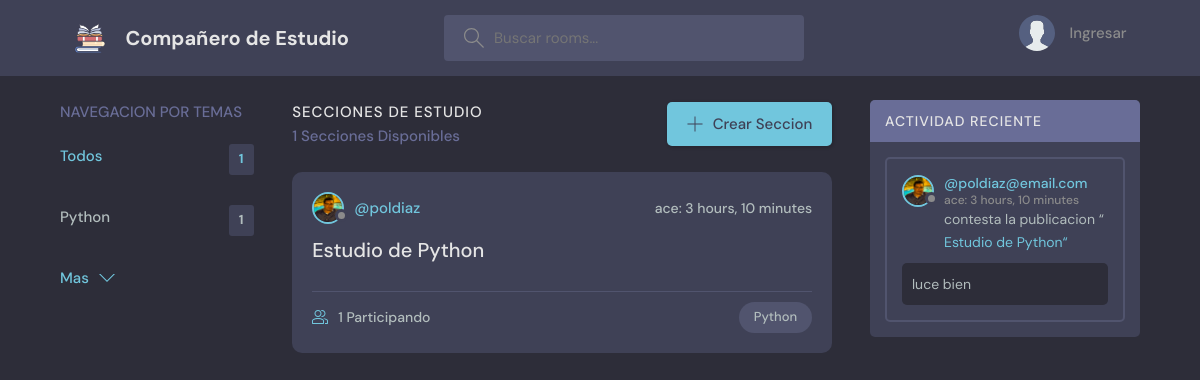
The page / on the database its author committed.
### base/models.py (models this page shows, shortened)
class Topic(models.Model):
    name = models.CharField(max_length=200)

class Room(models.Model):
    host = models.ForeignKey(User, on_delete=models.SET_NULL, null=True)
    topic = models.ForeignKey(Topic, on_delete=models.SET_NULL, null=True)
    name = models.CharField(max_length=200)
    description = models.TextField(null=True, blank=True)
    participants = models.ManyToManyField(User, related_name='participants', blank=True)
    updated = models.DateTimeField(auto_now=True)
    created = models.DateTimeField(auto_now_add=True)
    class Meta:
        ordering = ['-updated', '-created']
    def __str__(self):
        return self.name

class User(AbstractUser):
    name = models.CharField(max_length=200, null=True)
    email = models.EmailField(unique=True, null=True)
    bio = models.TextField(null=True)
    avatar = models.ImageField(null=True, default="avatar.svg")
    USERNAME_FIELD = 'email'
    REQUIRED_FIELDS = []

class Message(models.Model):
    user = models.ForeignKey(User, on_delete=models.CASCADE)
    room = models.ForeignKey(Room, on_delete=models.CASCADE)
    body = models.TextField()
    updated = models.DateTimeField(auto_now=True)
    created = models.DateTimeField(auto_now_add=True)
    class Meta:
        ordering = ['-updated', '-created']

### base/views.py (the view)
# urls.py: path('', views.home, name="home"),
def home(request):
    q = request.GET.get("q") if request.GET.get("q") != None else ""
    rooms = Room.objects.filter(
        Q(topic__name__icontains=q) | Q(name__icontains=q) | Q(description__icontains=q)
    )
    topics = Topic.objects.all()[0:4]
    room_count = rooms.count()
    room_messages = Message.objects.filter(Q(room__topic__name__icontains=q))
    context = {
        "rooms": rooms,
        "topics": topics,
        "room_count": room_count,
        "room_messages": room_messages,
    }
    return render(request, "base/home.html", context)

### base/templates/base/home.html (shortened to what this page needs)
{% extends "main.html" %}
{% block content %}
<main class="layout layout--3">
  <div class="container">
    {% include 'base/topics_component.html' %}
    <div class="roomList">
      <div class="roomList__header">
        <div>
          <h2>Secciones de Estudio</h2>
          <p>{{room_count}} Secciones Disponibles</p>
        </div>
        <a class="btn btn--main" href="{% url 'create-room' %}">
          <svg
            version="1.1"
            xmlns="http://www.w3.org/2000/svg"
            width="32"
            height="32"
            viewBox="0 0 32 32"
          >
            <title>Crear</title>
            <path
              d="M16.943 0.943h-1.885v14.115h-14.115v1.885h14.115v14.115h1.885v-14.115h14.115v-1.885h-14.115v-14.115z"
            ></path>
          </svg>
          Crear Seccion
        </a>
      </div>
      {% include "base/feed_component.html" %}
    </div>
    {% include "base/activity_component.html" %}
  </div>
</main>
{% endblock content %}

### base/templates/base/topics_component.html
<div class="topics">
  <div class="topics__header">
    <h2>Navegacion por Temas</h2>
  </div>
  <ul class="topics__list">
    <li>
      <a href="{% url 'home' %}" class="active">Todos <span>{{topics.count}}</span></a>
    </li>
    {% for topic in topics %}
    <li>
      <a href="{% url 'home' %}?q={{topic.name}}">{{topic.name}}<span>{{topic.room_set.all.count}}</span></a>
    </li>
    {% endfor %}
  </ul>
  <a class="btn btn--link" href="{% url "topics" %}">
    Mas
    <svg
      version="1.1"
      xmlns="http://www.w3.org/2000/svg"
      width="32"
      height="32"
      viewBox="0 0 32 32"
    >
      <title>chevron-down</title>
      <path d="M16 21l-13-13h-3l16 16 16-16h-3l-13 13z"></path>
    </svg>
  </a>
</div>

### base/templates/base/feed_component.html (shortened to what this page needs)
{% for room in rooms %}
<div class="roomListRoom">
  <div class="roomListRoom__header">
    <a href="{% url 'user-profile' room.host.id %}" class="roomListRoom__author">
      <div class="avatar avatar--small">
        <img src="{{room.host.avatar.url}}" />
      </div>
      <span>@{{room.host.username}}</span>
    </a>
    <div class="roomListRoom__actions">
      <span>ace: {{room.created|timesince}}</span>
    </div>
  </div>
  <div class="roomListRoom__content">
    <a href="{% url 'room' room.id %}">{{room.name}}</a>
  </div>
  <div class="roomListRoom__meta">
    <a href="{% url 'room' room.id %}" class="roomListRoom__joined">
      {{room.participants.all.count}} Participando
    </a>
    <p class="roomListRoom__topic">{{room.topic.name}}</p>
  </div>
</div>
{% endfor %}

### base/templates/base/activity_component.html (shortened to what this page needs)
<div class="activities">
  <div class="activities__header">
    <h2>Actividad Reciente</h2>
  </div>
  {% for message in room_messages %}
  <div class="activities__box">
    <div class="activities__boxHeader roomListRoom__header">
      <a href="{% url "user-profile" message.user.id %}" class="roomListRoom__author">
        <div class="avatar avatar--small">
          <img src="{{message.user.avatar.url}}" />
        </div>
        <p>
          @{{ message.user }}
          <span>ace: {{ message.created|timesince }}</span>
        </p>
      </a>
    </div>
    <div class="activities__boxContent">
      <p>
        contesta la publicacion “<a href="{% url 'room' message.room.id %}">{{message.room}}“</a>
      </p>
      <div class="activities__boxRoomContent">
        {{ message.body }}
      </div>
    </div>
  </div>
  {% endfor %}
</div>

### rows shown on the page
Topic: name "Python", room_set.all.count "1"
Room: host.avatar (picture), host.username "poldiaz", created "3 hours, 10 minutes", name "Estudio de Python", participants.all.count "1", topic.name "Python"
Message: user.avatar (picture), user "poldiaz@email.com", created "3 hours, 10 minutes", room "Estudio de Python", body "luce bien"

### other values the page prints
{{ topics.count }} "1"
{{ room_count }} "1"
